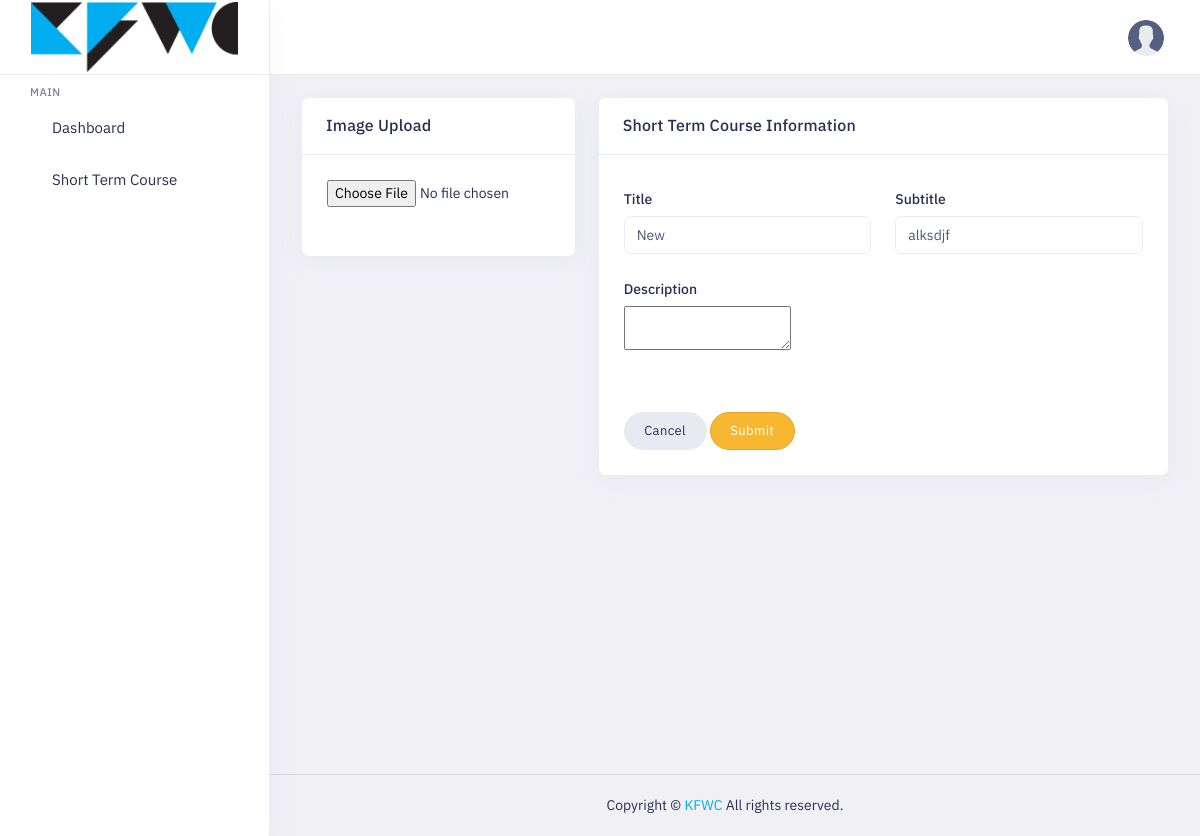
/course/edit-course/10/ (signed in), run on an earlier commit of the app's database.
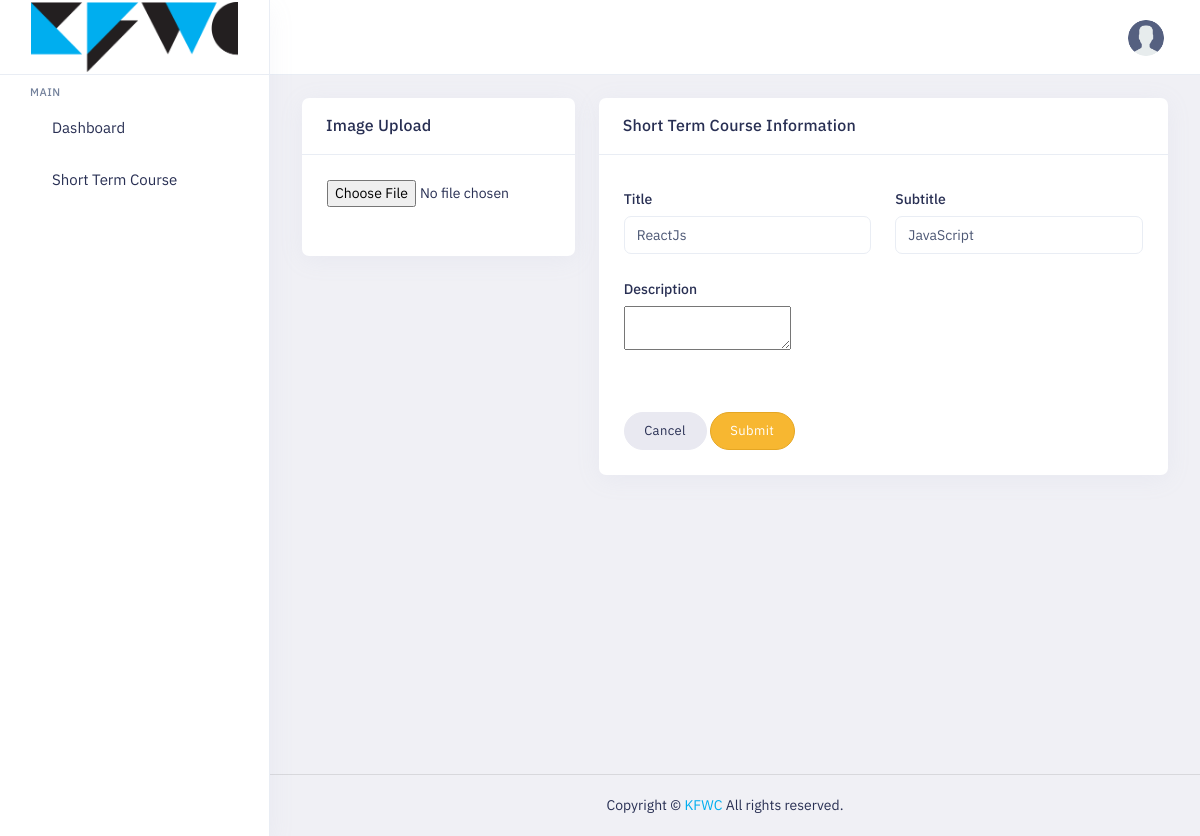
And on a later commit of the database.
### courses/models.py (models this page shows, shortened)
class Courses(models.Model):
    title = models.CharField(max_length=50, unique=True)
    subtitle = models.CharField(max_length=50, unique=True)
    image = models.ImageField(upload_to='courses')
    description = models.TextField()
    is_available = models.BooleanField(default=False)
    amounts = models.ManyToManyField("Amount")

### courses/views.py (the view, shortened to what this page needs)
# urls.py: path('edit-course/<int:id>/', edit_course,name='edit-course'),
@login_required(login_url='login')
def edit_course(request, id=None):
    try:
        course = Courses.objects.get(id=id)
        context = {'course': course}
        return render(request, 'courses/edit_course.html', context)
    except Courses.DoesNotExist:
        messages.error(request, 'Invalid course')
        return redirect(list_courses)

### templates/courses/edit_course.html (shortened to what this page needs)
{% extends 'includes/header.html' %}
{% block content %}
{% load static %}
<div class="main-content app-content mt-0">
    <div class="side-app">
        <div class="main-container container-fluid">
            <div class="page-header">
                <h1 class="page-title">Short Term Course Create</h1>
                <a href="{% url "list" %}" class="btn btn-danger btn-pill">View</a>
            </div>
            <form method="post" action="{% url 'edit-course' course.id %}" enctype="multipart/form-data" class="">
                <div class="row">
                    <div class="col-lg-4 col-md-6">
                        <div class="card">
                            <div class="card-header">
                                <h3 class="card-title">Image Upload</h3>
                            </div>
                            <div class=" card-body">
                                <div class="row mb-5">
                                    <div class="col-lg-12 col-sm-12 mb-4 mb-lg-0">
                                        <input type="file" name="image" class="dropify" data-bs-height="180" />
                                    </div>
                                </div>
                            </div>
                        </div>
                    </div>
                    <div class="col-lg-8">
                        <div class="card">
                            <div class="card-header">
                                <h3 class="card-title">Short Term Course Information</h3>
                            </div>
                            <div class="card-body">
                                <div class="row">
                                    <div class="col-sm-6 col-md-6">
                                        <div class="form-group">
                                            <label class="form-label"> Title</label>
                                            <input type="text" name="title" value="{{course.title}}"
                                                class="form-control" placeholder="Title" required>
                                        </div>
                                    </div>
                                    <div class="col-sm-6 col-md-6">
                                        <div class="form-group">
                                            <label class="form-label">Subtitle</label>
                                            <input type="text" name='subtitle' value="{{course.subtitle}}"
                                                class="form-control" placeholder="Subtitle" required>
                                        </div>
                                    </div>
                                    <div class="col-md-12">
                                        <div class="form-group">
                                            <label class="form-label">Description</label>
                                            <textarea id="summernote" name='desc' value="{{course.description}}"
                                                required />
                                            </textarea>
                                        </div>
                                    </div>
                                    <div class="col-lg-12 ">
                                        <div class="mt-5">
                                            <a href="{% url "list" %}" class="btn btn-default btn-pill">Cancel</a>
                                            <button type='submit' class="btn btn-warning btn-pill">Submit</button>
                                        </div>
                                    </div>
                                </div>
                            </div>
                        </div>
                    </div>
                </div>
        </div>
    </div>
</div>
{% endblock %}

What changed in the data, as far as the page shows it:
changed Courses: title "New" → "ReactJs"; subtitle "alksdjf" → "JavaScript"
